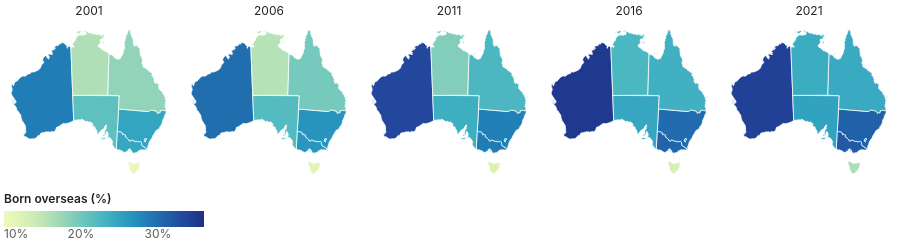

Specify this chart in Vega-Lite:
### Vega-Lite specification from a JSON file in a GitHub repository (floating-point values rounded to 4 significant figures; data arrays with more than 128 entries replaced by an {"elided": "..."} marker saying what was removed)
{"$schema": "https://vega.github.io/schema/vega-lite/v5.json", "config": {"background": null, "font": "-apple-system, BlinkMacSystemFont, Segoe UI, Helvetica, Arial, sans-serif", "padding": 4, "view": {"stroke": null}, "axis": {"labelColor": "#5c5c5c", "titleColor": "#5c5c5c", "gridColor": "#d0d0d0", "domainColor": "#d0d0d0", "tickColor": "#d0d0d0", "labelFont": "-apple-system, BlinkMacSystemFont, Segoe UI, Helvetica, Arial, sans-serif", "labelFontSize": 11, "titleFont": "-apple-system, BlinkMacSystemFont, Segoe UI, Helvetica, Arial, sans-serif", "titleFontWeight": 500}, "legend": {"labelColor": "#5c5c5c", "titleColor": "#222222", "labelFont": "-apple-system, BlinkMacSystemFont, Segoe UI, Helvetica, Arial, sans-serif", "titleFont": "-apple-system, BlinkMacSystemFont, Segoe UI, Helvetica, Arial, sans-serif", "titleFontWeight": 600, "labelFontSize": 12, "titleFontSize": 12, "symbolStrokeColor": "#ffffff"}, "text": {"color": "#222222", "font": "-apple-system, BlinkMacSystemFont, Segoe UI, Helvetica, Arial, sans-serif"}, "tooltipFormat": {"numberFormat": ",.0f"}, "facet": {"spacing": 10}, "header": {"labelFont": "-apple-system, BlinkMacSystemFont, Segoe UI, Helvetica, Arial, sans-serif", "labelFontSize": 12, "labelColor": "#222222", "title": null}}, "params": [{"name": "hl", "value": "", "bind": {"input": "select", "options": ["", "Western Australia", "Victoria", "New South Wales", "Australian Capital Territory", "South Australia", "Queensland", "Northern Territory", "Tasmania"], "labels": ["All states", "Western Australia", "Victoria", "New South Wales", "Australian Capital Territory", "South Australia", "Queensland", "Northern Territory", "Tasmania"], "name": "Highlight a state "}}], "data": {"values": [{"key": "Western Australia|2001", "pct": 28.6, "year": 2001, "name": "Western Australia", "abbr": "WA"}, {"key": "Western Australia|2006", "pct": 29.9, "year": 2006, "name": "Western Australia", "abbr": "WA"}, {"key": "Western Australia|2011", "pct": 33.4, "year": 2011, "name": "Western Australia", "abbr": "WA"}, {"key": "Western Australia|2016", "pct": 35, "year": 2016, "name": "Western Australia", "abbr": "WA"}, {"key": "Western Australia|2021", "pct": 34.1, "year": 2021, "name": "Western Australia", "abbr": "WA"}, {"key": "Victoria|2001", "pct": 24.5, "year": 2001, "name": "Victoria", "abbr": "Vic"}, {"key": "Victoria|2006", "pct": 26.3, "year": 2006, "name": "Victoria", "abbr": "Vic"}, {"key": "Victoria|2011", "pct": 28.7, "year": 2011, "name": "Victoria", "abbr": "Vic"}, {"key": "Victoria|2016", "pct": 30.7, "year": 2016, "name": "Victoria", "abbr": "Vic"}, {"key": "Victoria|2021", "pct": 31.7, "year": 2021, "name": "Victoria", "abbr": "Vic"}, {"key": "New South Wales|2001", "pct": 24.8, "year": 2001, "name": "New South Wales", "abbr": "NSW"}, {"key": "New South Wales|2006", "pct": 26.5, "year": 2006, "name": "New South Wales", "abbr": "NSW"}, {"key": "New South Wales|2011", "pct": 28.3, "year": 2011, "name": "New South Wales", "abbr": "NSW"}, {"key": "New South Wales|2016", "pct": 30.1, "year": 2016, "name": "New South Wales", "abbr": "NSW"}, {"key": "New South Wales|2021", "pct": 31, "year": 2021, "name": "New South Wales", "abbr": "NSW"}, {"key": "Australian Capital Territory|2001", "pct": 22.9, "year": 2001, "name": "Australian Capital Territory", "abbr": "ACT"}, {"key": "Australian Capital Territory|2006", "pct": 23.6, "year": 2006, "name": "Australian Capital Territory", "abbr": "ACT"}, {"key": "Australian Capital Territory|2011", "pct": 26.1, "year": 2011, "name": "Australian Capital Territory", "abbr": "ACT"}, {"key": "Australian Capital Territory|2016", "pct": 28.2, "year": 2016, "name": "Australian Capital Territory", "abbr": "ACT"}, {"key": "Australian Capital Territory|2021", "pct": 29.8, "year": 2021, "name": "Australian Capital Territory", "abbr": "ACT"}, {"key": "South Australia|2001", "pct": 21.2, "year": 2001, "name": "South Australia", "abbr": "SA"}, {"key": "South Australia|2006", "pct": 21.9, "year": 2006, "name": "South Australia", "abbr": "SA"}, {"key": "South Australia|2011", "pct": 23.7, "year": 2011, "name": "South Australia", "abbr": "SA"}, {"key": "South Australia|2016", "pct": 24.5, "year": 2016, "name": "South Australia", "abbr": "SA"}, {"key": "South Australia|2021", "pct": 25.1, "year": 2021, "name": "South Australia", "abbr": "SA"}, {"key": "Queensland|2001", "pct": 18, "year": 2001, "name": "Queensland", "abbr": "Qld"}, {"key": "Queensland|2006", "pct": 19.7, "year": 2006, "name": "Queensland", "abbr": "Qld"}, {"key": "Queensland|2011", "pct": 22.5, "year": 2011, "name": "Queensland", "abbr": "Qld"}, {"key": "Queensland|2016", "pct": 23.5, "year": 2016, "name": "Queensland", "abbr": "Qld"}, {"key": "Queensland|2021", "pct": 24.2, "year": 2021, "name": "Queensland", "abbr": "Qld"}, {"key": "Northern Territory|2001", "pct": 16.1, "year": 2001, "name": "Northern Territory", "abbr": "NT"}, {"key": "Northern Territory|2006", "pct": 15.7, "year": 2006, "name": "Northern Territory", "abbr": "NT"}, {"key": "Northern Territory|2011", "pct": 18.9, "year": 2011, "name": "Northern Territory", "abbr": "NT"}, {"key": "Northern Territory|2016", "pct": 22.6, "year": 2016, "name": "Northern Territory", "abbr": "NT"}, {"key": "Northern Territory|2021", "pct": 23.9, "year": 2021, "name": "Northern Territory", "abbr": "NT"}, {"key": "Tasmania|2001", "pct": 10.8, "year": 2001, "name": "Tasmania", "abbr": "Tas"}, {"key": "Tasmania|2006", "pct": 11.5, "year": 2006, "name": "Tasmania", "abbr": "Tas"}, {"key": "Tasmania|2011", "pct": 12.5, "year": 2011, "name": "Tasmania", "abbr": "Tas"}, {"key": "Tasmania|2016", "pct": 13.1, "year": 2016, "name": "Tasmania", "abbr": "Tas"}, {"key": "Tasmania|2021", "pct": 16.3, "year": 2021, "name": "Tasmania", "abbr": "Tas"}]}, "transform": [{"lookup": "name", "from": {"data": {"values": {"type": "Topology", "arcs": {"elided": "106 rows, 2810 int values in total"}, "transform": {"scale": [0.002035, 0.001652], "translate": [112.9, -43.63]}, "objects": {"states": {"type": "GeometryCollection", "geometries": [{"arcs": [[0, 1, 2, 3, 4, 5, 6, 7, 8, 9, 10, 11, 12, 13, 14, 15, 16, 17, 18, 19, 20, 21, 22, 23, 24, 25, 26, 27, 28, 29, 30, 31, 32, 33, 34, 35, 36, 37, 38, 39, 40, 41, 42, 43, 44, 45], [46]], "type": "Polygon", "properties": {"STATE_CODE": "1", "STATE_NAME": "New South Wales"}, "id": 0}, {"arcs": [[47, 48, 49, -38, 50, -36, 51, -34, 52, -32, 53, -30, 54, -28, 55, -26, 56, 57, -23, 58, -21, 59, 60, 61, -17, 62, -15, 63, -13, 64, -11, 65, -9, 66, -7, 67, -5, 68, 69, 70, -1, 71]], "type": "Polygon", "properties": {"STATE_CODE": "2", "STATE_NAME": "Victoria"}, "id": 1}, {"arcs": [[[-45, 72, -43, 73, -41, 74, 75, 76, 77]], [[78]], [[79]], [[80]], [[81]], [[82]]], "type": "MultiPolygon", "properties": {"STATE_CODE": "3", "STATE_NAME": "Queensland"}, "id": 2}, {"arcs": [[[83, 84, -48, 85]], [[86]]], "type": "MultiPolygon", "properties": {"STATE_CODE": "4", "STATE_NAME": "South Australia"}, "id": 3}, {"arcs": [[[87, 88]], [[89]], [[90]], [[91]]], "type": "MultiPolygon", "properties": {"STATE_CODE": "5", "STATE_NAME": "Western Australia"}, "id": 4}, {"arcs": [[[92]], [[93]], [[94]], [[95]], [[96]], [[97]]], "type": "MultiPolygon", "properties": {"STATE_CODE": "6", "STATE_NAME": "Tasmania"}, "id": 5}, {"arcs": [[[-77, 98, 99]], [[100]], [[101]], [[102]], [[103]], [[104]], [[105]]], "type": "MultiPolygon", "properties": {"STATE_CODE": "7", "STATE_NAME": "Northern Territory"}, "id": 6}, {"arcs": [[-47]], "type": "Polygon", "properties": {"STATE_CODE": "8", "STATE_NAME": "Australian Capital Territory"}, "id": 7}]}}}, "format": {"type": "topojson", "feature": "states"}}, "key": "properties.STATE_NAME"}, "as": "geo"}], "facet": {"field": "year", "type": "ordinal", "header": {"title": null, "labelOrient": "top"}}, "columns": 5, "spec": {"width": 170, "height": 145, "projection": {"type": "conicEqualArea", "parallels": [-18, -36], "rotate": [-134, 0]}, "mark": {"type": "geoshape", "stroke": "#ffffff", "strokeWidth": 0.75, "cursor": "pointer"}, "encoding": {"shape": {"field": "geo", "type": "geojson"}, "opacity": {"condition": {"test": "hl == '' || datum.name == hl", "value": 1}, "value": 0.25}, "color": {"field": "pct", "type": "quantitative", "scale": {"domain": [10, 36], "scheme": "yellowgreenblue"}, "legend": {"title": "Born overseas (%)", "orient": "bottom", "direction": "horizontal", "gradientLength": 200, "values": [10, 20, 30], "labelExpr": "datum.value + '%'"}}, "tooltip": [{"field": "year", "title": "Census year"}, {"field": "pct", "title": "Born overseas that year (%)", "format": ".1f"}, {"field": "s_name", "title": "State / territory"}, {"field": "s_share", "title": "Born overseas, 2021 (%)", "format": ".1f"}, {"field": "s_os", "title": "Overseas-born residents", "format": ","}, {"field": "s_pop", "title": "Total population, 2021", "format": ","}, {"field": "s_top", "title": "Largest overseas birthplace"}, {"field": "s_topn", "title": "Residents born there", "format": ","}, {"field": "s_growth", "title": "Change in share since 2001 (pts)", "format": "+.1f"}], "stroke": {"condition": {"param": "hov17", "empty": false, "value": "#111111"}, "value": "#ffffff"}, "strokeWidth": {"condition": {"param": "hov17", "empty": false, "value": 2.5}, "value": 0.75}}, "transform": [{"lookup": "name", "from": {"data": {"values": [{"s_name": "Western Australia", "s_share": 34.1, "s_growth": 5.5, "s_os": 938900, "s_pop": 2749370, "s_top": "England", "s_topn": 211730}, {"s_name": "Victoria", "s_share": 31.7, "s_growth": 7.2, "s_os": 2072570, "s_pop": 6547820, "s_top": "India", "s_topn": 272250}, {"s_name": "New South Wales", "s_share": 31, "s_growth": 6.2, "s_os": 2510260, "s_pop": 8097060, "s_top": "China", "s_topn": 261330}, {"s_name": "Australian Capital Territory", "s_share": 29.8, "s_growth": 6.9, "s_os": 134900, "s_pop": 452510, "s_top": "India", "s_topn": 17510}, {"s_name": "South Australia", "s_share": 25.1, "s_growth": 3.9, "s_os": 452410, "s_pop": 1802600, "s_top": "England", "s_topn": 98770}, {"s_name": "Queensland", "s_share": 24.2, "s_growth": 6.2, "s_os": 1263640, "s_pop": 5215810, "s_top": "New Zealand", "s_topn": 229920}, {"s_name": "Northern Territory", "s_share": 23.9, "s_growth": 7.8, "s_os": 59240, "s_pop": 248150, "s_top": "Philippines", "s_topn": 7320}, {"s_name": "Tasmania", "s_share": 16.3, "s_growth": 5.5, "s_os": 92320, "s_pop": 567240, "s_top": "England", "s_topn": 20420}]}, "key": "s_name", "fields": ["s_name", "s_share", "s_growth", "s_os", "s_pop", "s_top", "s_topn"]}}], "params": [{"name": "hov17", "select": {"type": "point", "fields": ["s_name"], "on": "pointerover", "clear": "pointerout"}}]}}
